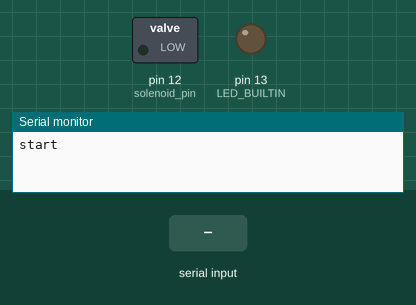
Recording of a sketch running on a simulated Arduino Uno, built with avr-gcc and run on an emulated ATmega328P. Parts: switched loads named in the sketch (green lamp = pin HIGH), output pins drawn as LEDs (lit = HIGH), the last lines printed to the serial monitor. The test bench sets the inputs (shaded band).

Above: at 1.2 s.
1.3 s: "t" received over Serial
At 2.1 s:
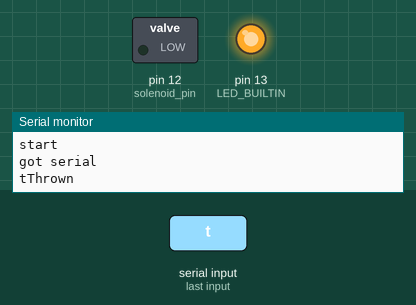
At 4.1 s:
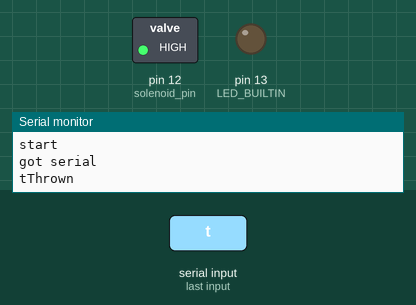
4.3 s: "1" received over Serial
Timing chart, 0 to 7.3 s (numbered marks = the images above; inputs shaded):
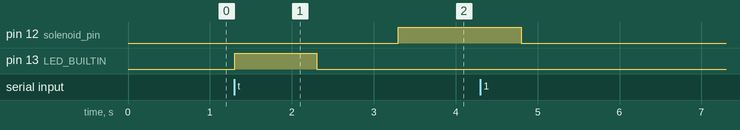

The sketch:

shooter_script.ino
```cpp
int shoot_time = 1500;
int solenoid_pin = 12;

void setup() {
  // put your setup code here, to run once:

  pinMode(12, OUTPUT);
  digitalWrite(12,LOW);

  Serial.begin(9600);
  Serial.write("start\n");

  pinMode(LED_BUILTIN, OUTPUT);
}

void loop() {
  //Serial.write("loop\n");

  if(Serial.available() > 0) {
    Serial.write("got serial\n");
    char inChar = Serial.read();
//    if (isDigit(inChar)) {
//      // convert the incoming byte to a char and add it to the string:
//      inString += (char)inChar;
//    }
    Serial.print(inChar);


    if(inChar == 't') {
    //if(Serial.read() == "throw") {
      Serial.write("Thrown\n");

      digitalWrite(LED_BUILTIN, HIGH);   // turn the LED on (HIGH is the voltage level)
      delay(1000);                       // wait for a second
      digitalWrite(LED_BUILTIN, LOW);    // turn the LED off by making the voltage LOW
      delay(1000);                       // wait for a second

      digitalWrite(solenoid_pin, HIGH); // sets the digital pin 13 on
      delay(shoot_time);            // releases air for set time
      digitalWrite(solenoid_pin, LOW);  // sets the digital pin 13 off
      delay(shoot_time);            // releases air for set time
    } else {
      digitalWrite(solenoid_pin, LOW);
    }
  }
//  digitalWrite(solenoid_pin, HIGH); // sets the digital pin 13 on
//  delay(shoot_time);            // releases air for set time
//  digitalWrite(solenoid_pin, LOW);  // sets the digital pin 13 off
//  delay(shoot_time);            // releases air for set time
}
```

Measured:
- after the input at 1.3 s, pin 12 (solenoid_pin): LOW → HIGH after 2.0 s; pin 13 (LED_BUILTIN): LOW → HIGH at once, → LOW 1.0 s later
